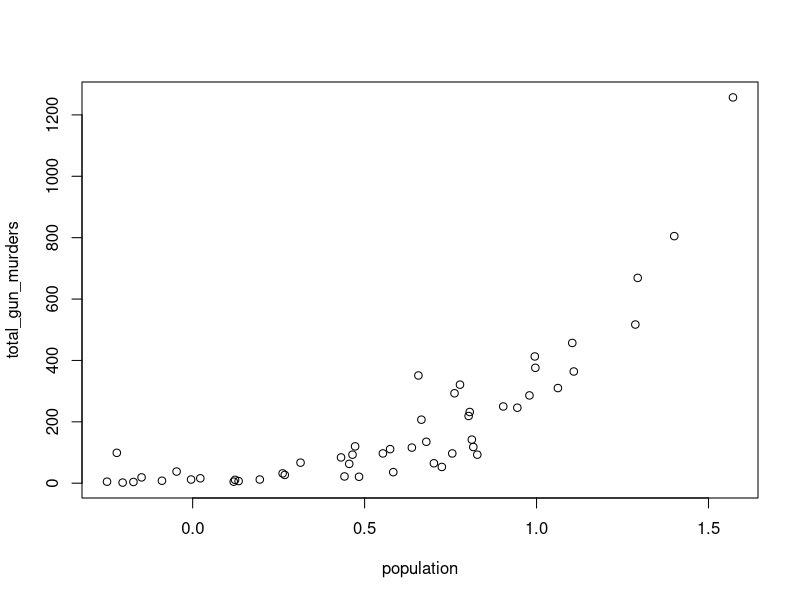
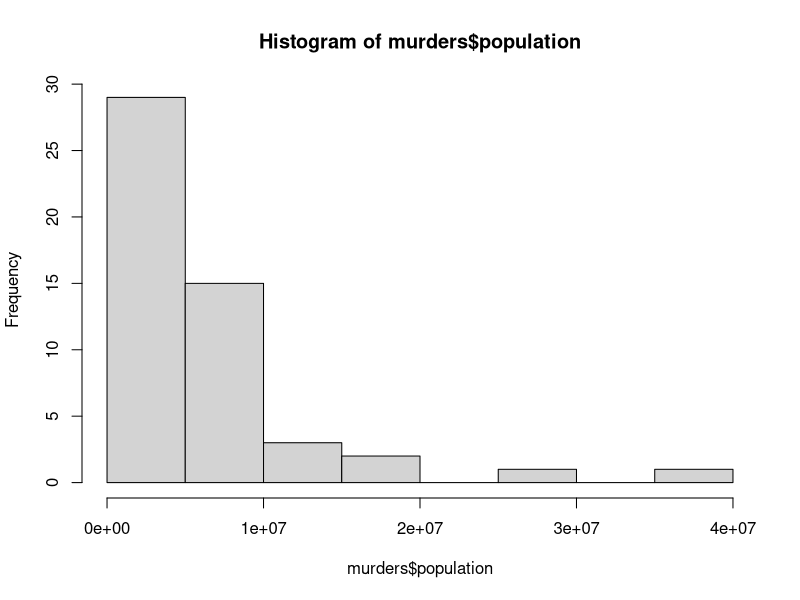
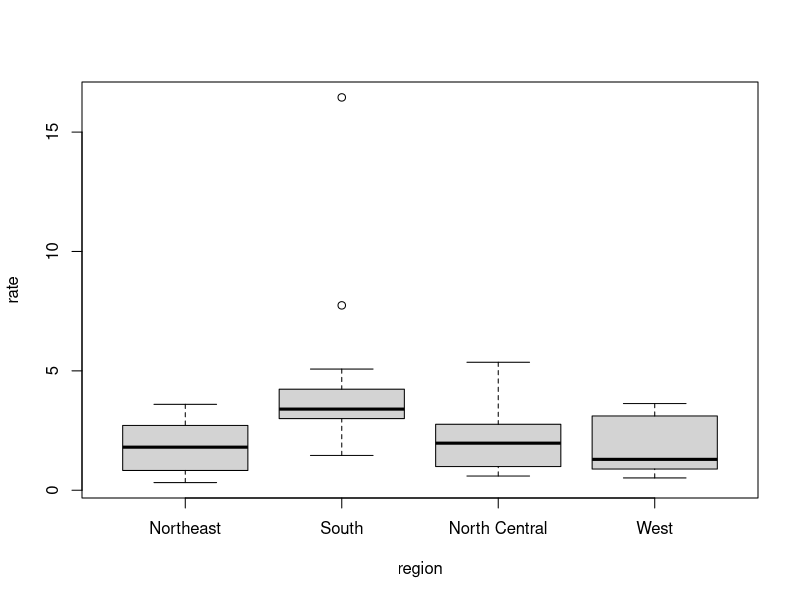

Write R code to recreate these figures, in order.
## ---- chunk 1
library(dslabs)
data("murders") 
## ---- chunk 2
x <- murders$population
sort(x)
## ---- chunk 3
y <- sort(x)
y[1]
## ---- chunk 4
i <- order(x)
i[1]
## ---- chunk 5
which.min (murders$population)

## ---- chunk 6
i_min <- which.min (murders$population)
murders$state[i_min]
## ---- chunk 7
pop <- c(35, 88, 42, 84, 81, 30)
state <- c("Arizona", "California", "Florida", "Hawaii", "Kentucky", "Maryland")
state_pop <- data.frame(state = state, population = pop)
x <- rank(state_pop$population)
x
## ---- chunk 8
my_df <- data.frame(state = state, rank = x)
my_df

## ---- chunk 9
ord <- order(state_pop$population)
my_df <- data.frame(state = state_pop$state[ord], state_pop$population[ord])
my_df
## ---- chunk 10
population_in_millions <- murders$population/10^6
total_gun_murders <- murders$total
population <- log10(population_in_millions)
plot(population, total_gun_murders) 

## ---- chunk 11
hist(murders$population)
## ---- chunk 12
murders$rate <- with(murders, total/population*100000)
boxplot(rate~region, data = murders)
